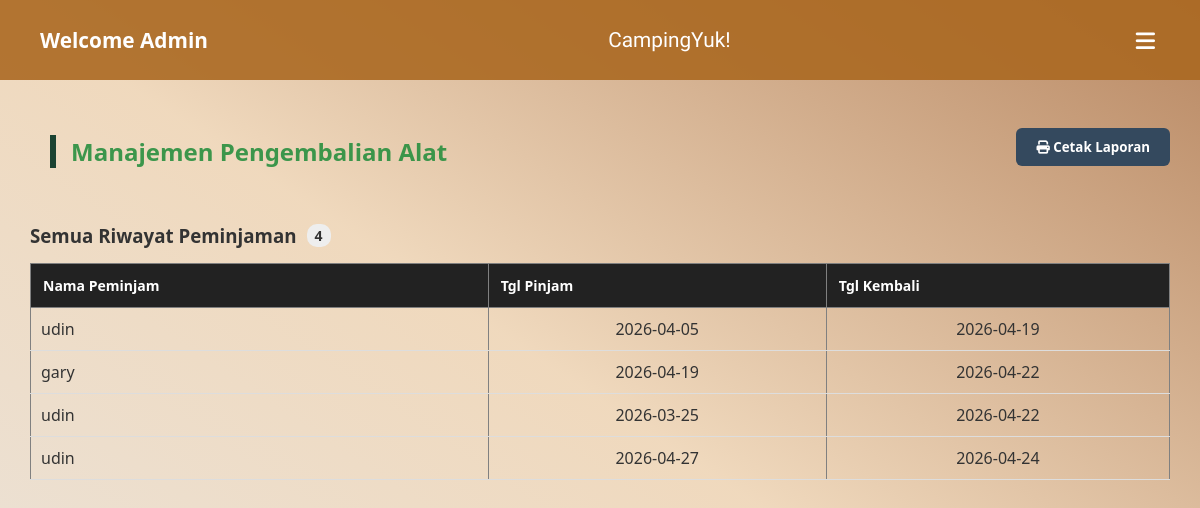
Page /view/view_admin/pengembalian.php (signed in) on the earlier database version.
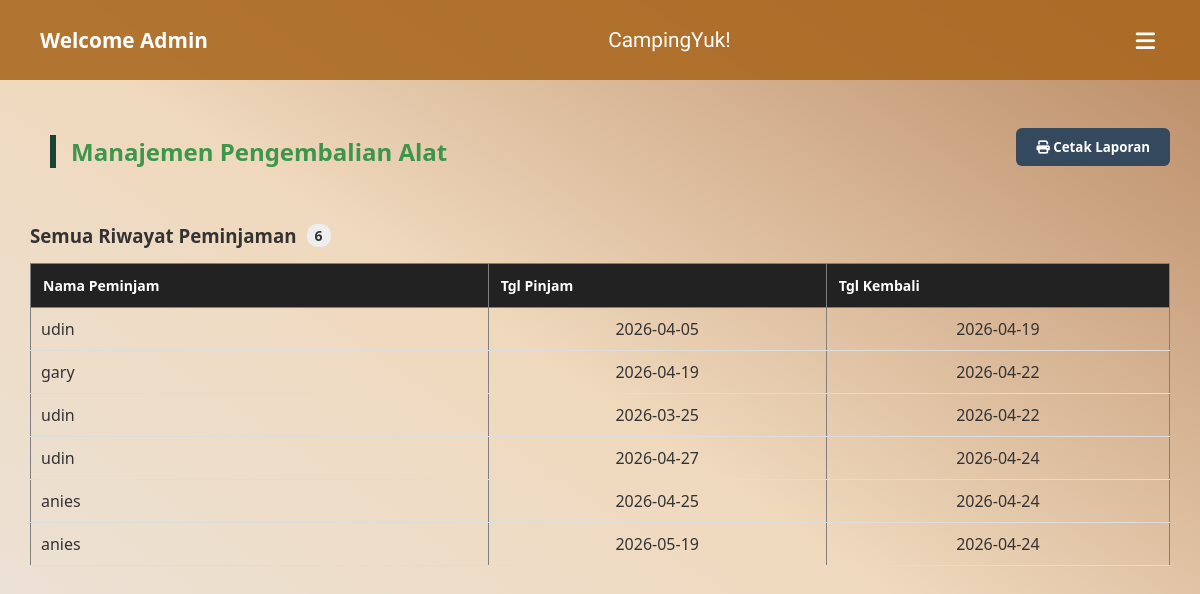
Same page on the later database version.
### tables this page shows
CREATE TABLE `riwayat_peminjaman` (
  `id_user` int(11) NOT NULL,
  `Id_sewa` int(11) NOT NULL,
  `nama_peminjam` varchar(255) NOT NULL,
  `tanggal_peminjaman` date NOT NULL,
  `tanggal_pengembalian` date NOT NULL,
  `id_riwayat` int(11) NOT NULL
);

### controller/c_data.p.php (called while the page is built, shortened)
<?php
require_once __DIR__ . '/../models/m_data.p.php';
$database = new mysqli("localhost", "root", "", "peminjaman_alat");
$model = new ModelPengembalian($database);
$data_riwayat_all = $model->getAllRiwayat();
?>

### models/m_data.p.php (called while the page is built, shortened)
<?php
class ModelPengembalian {
    private $db;
    public function __construct($database_connection) {
        $this->db = $database_connection;
    }
    public function getAllRiwayat() {
        $sql = "SELECT r.*, a.nama_alat
                FROM riwayat_peminjaman r
                LEFT JOIN pengembalian pb ON r.id_sewa = pb.id_sewa
                LEFT JOIN peminjaman_alat p ON pb.kode_pinjam = p.kode_pinjam
                LEFT JOIN peralatan a ON p.id_alat = a.id_alat";
        $query = $this->db->query($sql);
        $result = [];
        if ($query) {
            while ($obj = $query->fetch_object()) {
                $result[] = $obj;
            }
        }
        return $result;
    }
}
?>

### view/view_admin/pengembalian.php (the view, shortened to what this page needs)
<?php
include_once '../../controller/c_data.p.php';
include_once '../template/navbar_admin.php';
?>
<!DOCTYPE html>
<html lang="id">
<head>
  <link rel="stylesheet" href="../template/style.css">
  <link rel="stylesheet" href="../template/dashboard_adm.css">
  <link rel="stylesheet" href="../template/petugas.css">
</head>
<body>
  <div class="main-content">
    <div style="display: flex; justify-content: space-between; align-items: center; margin-bottom: 10px;">
        <h2>Manajemen Pengembalian Alat</h2>
        <button onclick="window.print()" class="btn-cetak">
            <i class="fas fa-print"></i> Cetak Laporan
        </button>
    </div>
    <h3 class="section-title">Semua Riwayat Peminjaman <span class="count-badge"><?= count($data_riwayat_all) ?></span></h3>
    <div class="table-container">
      <table border="1" width="100%" style="border-collapse: collapse;">
        <thead>
          <tr style="background-color: #222; color: white;">
            <th>Nama Peminjam</th>
            <th>Tgl Pinjam</th>
            <th>Tgl Kembali</th>
          </tr>
        </thead>
        <tbody>
          <?php if (!empty($data_riwayat_all)): ?>
            <?php foreach ($data_riwayat_all as $row): ?>
              <tr>
                <td><?= htmlspecialchars($row->nama_peminjam) ?></td>
                <td align="center"><?= $row->tanggal_peminjaman ?></td>
                <td align="center"><?= $row->tanggal_pengembalian ?></td>
              </tr>
            <?php endforeach; ?>
          <?php else: ?>
            <tr><td colspan="4" align="center" style="padding: 15px;">Belum ada riwayat data.</td></tr>
          <?php endif; ?>
        </tbody>
      </table>
    </div>
  </div>
</body>
</html>

Differences in the rows shown:
added riwayat_peminjaman: nama_peminjam "anies", tanggal_peminjaman "2026-04-25", tanggal_pengembalian "2026-04-24"
added riwayat_peminjaman: nama_peminjam "anies", tanggal_peminjaman "2026-05-19", tanggal_pengembalian "2026-04-24"
Other differences:
count($data_riwayat_all): "4" → "6"
